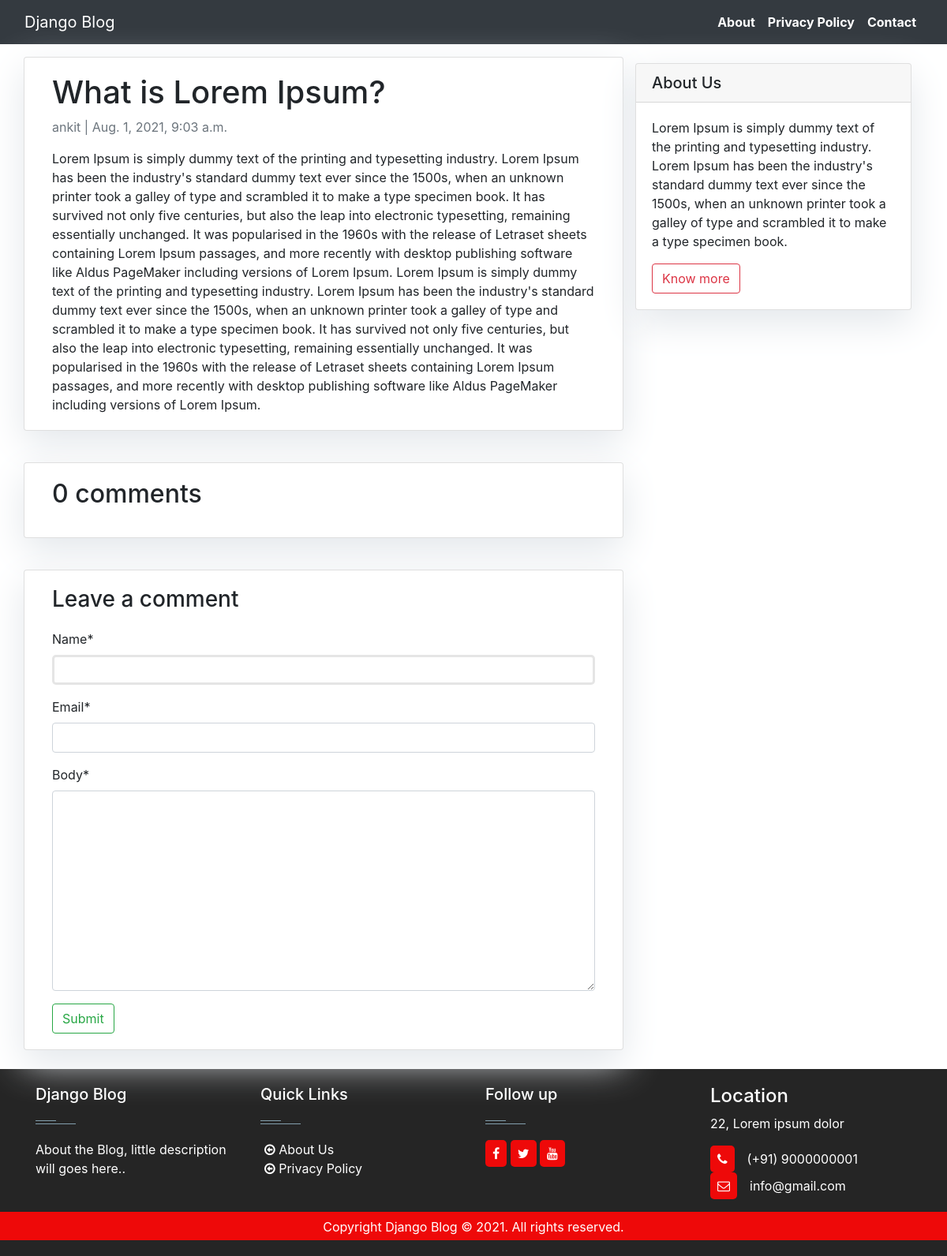
/what-is-lorem-ipsum/, run on the app's committed database.
### blog/models.py (models this page shows, shortened)
class Post(models.Model):
    title = models.CharField(max_length=200,unique=True)
    slug=models.SlugField(max_length=200, unique=True)
    author=models.ForeignKey(User, on_delete=models.CASCADE, related_name='blog_posts')
    updated_on=models.DateTimeField(auto_now=True)
    content=models.TextField()
    created_on=models.DateTimeField(auto_now_add=True)
    status=models.IntegerField(choices=STATUS, default=0)
    class Meta:
        ordering = ['-created_on']

### blog/views.py (the view)
# urls.py: path('<slug:slug>/', views.post_detail, name="post_detail"),
def post_detail(request, slug):
    template_name = "post_detail.html"
    post = get_object_or_404(Post, slug=slug)
    comments = post.comments.filter(active=True).order_by("-created_on")
    new_comment = None
    if request.method == "POST":
        comment_form = CommentForm(data=request.POST)
        if comment_form.is_valid():
            new_comment = comment_form.save(commit=False)
            new_comment.post = post
            new_comment.save()
    else:
        comment_form = CommentForm()
    return render(
        request,
        template_name,
        {
            "post": post,
            "comments": comments,
            "new_comment": new_comment,
            "comment_form": comment_form,
        },
    )

### blog/forms.py
class CommentForm(forms.ModelForm):
    class Meta:
        model=Comment
        fields=('name','email','body')

### templates/post_detail.html (shortened to what this page needs)
{% extends 'base.html' %} {% block content %}
{% load crispy_forms_tags %}
<div class="container">
  <div class="row">
    <div class="col-md-8 card mb-4  mt-3 left  top">
      <div class="card-body">
        <h1>{% block title %} {{ post.title }} {% endblock title %}</h1>
        <p class=" text-muted">{{ post.author }} | {{ post.created_on }}</p>
        <p class="card-text ">{{ post.content | safe }}</p>
      </div>
    </div>
    {% block sidebar %} {% include 'sidebar.html' %} {% endblock sidebar %}
    <div class="col-md-8 card mb-4  mt-3 ">
      <div class="card-body">
        {% with comments.count as total_comments %}
        <h2>{{ total_comments }} comments</h2>
          {% endwith %}
      </div>
    </div>
    <div class="col-md-8 card mb-4  mt-3 ">
      <div class="card-body">
        {% if new_comment %}
        <div class="alert alert-success" role="alert">
          Your comment is awaiting moderation
        </div>
        {% else %}
        <h3>Leave a comment</h3>
        <form method="post" style="margin-top: 1.3em;">
          {{ comment_form | crispy }}
          <button type="submit" class="btn btn-outline-success">Submit</button>
        </form>
        {% endif %}
      </div>
    </div>
  </div>
</div>
{% endblock content %}

### static/css/base.css (style rules this page uses)
body { font-family: "Roboto", sans-serif; font-size: 17px; background-color: #fdfdfd; }
.card { box-shadow: 0 16px 48px #E3E7EB; }
.btn { background-color: #ff8d1e; color:#fff; }
input[type="text"] { background: rgba(255,255,255,0.075); padding: 10px 15px; color: #aaa; border: 3px solid rgba(0,0,0,0.1); font-size: 14px; margin-bottom: 16px; border-radius: 5px; transition: all 0.2s cubic-bezier(0.4,0,0.2,1); transition-delay: 0.2s; text-align: center; width: 100%; }

### templates/sidebar.html (style rules this page uses)
.card { box-shadow: 0 16px 48px #E3E7EB; }

### data on the page
Post: title "What is Lorem Ipsum?", author "ankit", created_on "Aug. 1, 2021, 9:03 a.m.", content "Lorem Ipsum is simply dummy text of the printing and typesetting industry. Lorem Ipsum has been the industry's standard dummy text ever since the 1500s, when an unknown printer took a galley of type and scrambled it to make a type specimen book. It has survived not only five centuries, but also the leap into electronic typesetting, remaining essentially unchanged. It was popularised in the 1960s with the release of Letraset sheets containing Lorem Ipsum passages, and more recently with desktop publishing software like Aldus PageMaker including versions of Lorem Ipsum. Lorem Ipsum is simply dummy text of the printing and typesetting industry. Lorem Ipsum has been the industry's standard…"

### other printed values
{{ total_comments }} "0"
